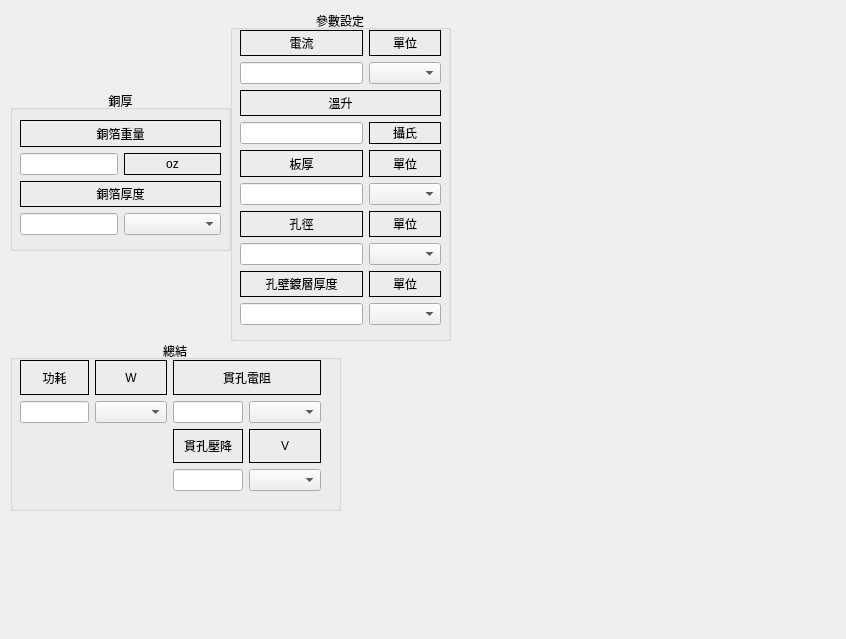
<?xml version="1.0" encoding="UTF-8"?>
<ui version="4.0">
 <class>Via_Current_cal</class>
 <widget class="QWidget" name="Via_Current_cal">
  <property name="geometry">
   <rect>
    <x>0</x>
    <y>0</y>
    <width>846</width>
    <height>639</height>
   </rect>
  </property>
  <property name="windowTitle">
   <string>Form</string>
  </property>
  <widget class="QGroupBox" name="groupBox_3">
   <property name="geometry">
    <rect>
     <x>10</x>
     <y>90</y>
     <width>221</width>
     <height>161</height>
    </rect>
   </property>
   <property name="title">
    <string>銅厚</string>
   </property>
   <property name="alignment">
    <set>Qt::AlignmentFlag::AlignCenter</set>
   </property>
   <widget class="QWidget" name="layoutWidget_2">
    <property name="geometry">
     <rect>
      <x>10</x>
      <y>30</y>
      <width>201</width>
      <height>115</height>
     </rect>
    </property>
    <layout class="QGridLayout" name="gridLayout_4" rowstretch="0,0,0,0" columnstretch="1,1">
     <item row="1" column="1">
      <widget class="QLabel" name="label_12">
       <property name="frameShape">
        <enum>QFrame::Shape::Box</enum>
       </property>
       <property name="text">
        <string>oz</string>
       </property>
       <property name="alignment">
        <set>Qt::AlignmentFlag::AlignCenter</set>
       </property>
      </widget>
     </item>
     <item row="3" column="0">
      <widget class="QLineEdit" name="thickness_lineEdit"/>
     </item>
     <item row="1" column="0">
      <widget class="QLineEdit" name="Mass_lineEdit"/>
     </item>
     <item row="3" column="1">
      <widget class="QComboBox" name="thickness_comboBox"/>
     </item>
     <item row="0" column="0" colspan="2">
      <widget class="QLabel" name="label_9">
       <property name="frameShape">
        <enum>QFrame::Shape::Box</enum>
       </property>
       <property name="text">
        <string>銅箔重量</string>
       </property>
       <property name="alignment">
        <set>Qt::AlignmentFlag::AlignCenter</set>
       </property>
      </widget>
     </item>
     <item row="2" column="0" colspan="2">
      <widget class="QLabel" name="label_10">
       <property name="frameShape">
        <enum>QFrame::Shape::Box</enum>
       </property>
       <property name="text">
        <string>銅箔厚度</string>
       </property>
       <property name="alignment">
        <set>Qt::AlignmentFlag::AlignCenter</set>
       </property>
      </widget>
     </item>
    </layout>
   </widget>
  </widget>
  <widget class="QGroupBox" name="groupBox_11">
   <property name="geometry">
    <rect>
     <x>230</x>
     <y>10</y>
     <width>221</width>
     <height>331</height>
    </rect>
   </property>
   <property name="title">
    <string>參數設定</string>
   </property>
   <property name="alignment">
    <set>Qt::AlignmentFlag::AlignCenter</set>
   </property>
   <widget class="QWidget" name="layoutWidget_11">
    <property name="geometry">
     <rect>
      <x>10</x>
      <y>20</y>
      <width>201</width>
      <height>295</height>
     </rect>
    </property>
    <layout class="QGridLayout" name="gridLayout_13" columnstretch="0,0">
     <item row="8" column="0">
      <widget class="QLabel" name="label_19">
       <property name="frameShape">
        <enum>QFrame::Shape::Box</enum>
       </property>
       <property name="text">
        <string>孔壁鍍層厚度</string>
       </property>
       <property name="alignment">
        <set>Qt::AlignmentFlag::AlignCenter</set>
       </property>
      </widget>
     </item>
     <item row="3" column="0">
      <widget class="QLineEdit" name="temp_lineEdit"/>
     </item>
     <item row="4" column="1">
      <widget class="QLabel" name="label_16">
       <property name="frameShape">
        <enum>QFrame::Shape::Box</enum>
       </property>
       <property name="text">
        <string>單位</string>
       </property>
       <property name="alignment">
        <set>Qt::AlignmentFlag::AlignCenter</set>
       </property>
      </widget>
     </item>
     <item row="4" column="0">
      <widget class="QLabel" name="label_15">
       <property name="frameShape">
        <enum>QFrame::Shape::Box</enum>
       </property>
       <property name="text">
        <string>板厚</string>
       </property>
       <property name="alignment">
        <set>Qt::AlignmentFlag::AlignCenter</set>
       </property>
      </widget>
     </item>
     <item row="3" column="1">
      <widget class="QLabel" name="label_24">
       <property name="frameShape">
        <enum>QFrame::Shape::Box</enum>
       </property>
       <property name="text">
        <string>攝氏</string>
       </property>
       <property name="alignment">
        <set>Qt::AlignmentFlag::AlignCenter</set>
       </property>
      </widget>
     </item>
     <item row="0" column="1">
      <widget class="QLabel" name="label_23">
       <property name="frameShape">
        <enum>QFrame::Shape::Box</enum>
       </property>
       <property name="text">
        <string>單位</string>
       </property>
       <property name="alignment">
        <set>Qt::AlignmentFlag::AlignCenter</set>
       </property>
      </widget>
     </item>
     <item row="8" column="1">
      <widget class="QLabel" name="label_27">
       <property name="frameShape">
        <enum>QFrame::Shape::Box</enum>
       </property>
       <property name="text">
        <string>單位</string>
       </property>
       <property name="alignment">
        <set>Qt::AlignmentFlag::AlignCenter</set>
       </property>
      </widget>
     </item>
     <item row="0" column="0">
      <widget class="QLabel" name="label_21">
       <property name="frameShape">
        <enum>QFrame::Shape::Box</enum>
       </property>
       <property name="text">
        <string>電流</string>
       </property>
       <property name="alignment">
        <set>Qt::AlignmentFlag::AlignCenter</set>
       </property>
      </widget>
     </item>
     <item row="9" column="0">
      <widget class="QLineEdit" name="HoleWallThickness"/>
     </item>
     <item row="2" column="0" colspan="2">
      <widget class="QLabel" name="label_22">
       <property name="frameShape">
        <enum>QFrame::Shape::Box</enum>
       </property>
       <property name="text">
        <string>溫升</string>
       </property>
       <property name="alignment">
        <set>Qt::AlignmentFlag::AlignCenter</set>
       </property>
      </widget>
     </item>
     <item row="6" column="0">
      <widget class="QLabel" name="label_18">
       <property name="frameShape">
        <enum>QFrame::Shape::Box</enum>
       </property>
       <property name="text">
        <string>孔徑</string>
       </property>
       <property name="alignment">
        <set>Qt::AlignmentFlag::AlignCenter</set>
       </property>
      </widget>
     </item>
     <item row="9" column="1">
      <widget class="QComboBox" name="HoleWallThickness_comboBox"/>
     </item>
     <item row="1" column="1">
      <widget class="QComboBox" name="Current_comboBox"/>
     </item>
     <item row="6" column="1">
      <widget class="QLabel" name="label_17">
       <property name="frameShape">
        <enum>QFrame::Shape::Box</enum>
       </property>
       <property name="text">
        <string>單位</string>
       </property>
       <property name="alignment">
        <set>Qt::AlignmentFlag::AlignCenter</set>
       </property>
      </widget>
     </item>
     <item row="5" column="1">
      <widget class="QComboBox" name="BoardThickness_comboBox"/>
     </item>
     <item row="1" column="0">
      <widget class="QLineEdit" name="Current_lineEdit"/>
     </item>
     <item row="5" column="0">
      <widget class="QLineEdit" name="BoardThickness"/>
     </item>
     <item row="7" column="0">
      <widget class="QLineEdit" name="ViaDiameter"/>
     </item>
     <item row="7" column="1">
      <widget class="QComboBox" name="ViaDiameter_comboBox"/>
     </item>
    </layout>
   </widget>
  </widget>
  <widget class="QLabel" name="label">
   <property name="geometry">
    <rect>
     <x>480</x>
     <y>20</y>
     <width>261</width>
     <height>311</height>
    </rect>
   </property>
   <property name="text">
    <string/>
   </property>
   <property name="pixmap">
    <pixmap resource="Scientific_computing.qrc">:/cylindrical tube.bmp</pixmap>
   </property>
   <property name="scaledContents">
    <bool>true</bool>
   </property>
  </widget>
  <widget class="QGroupBox" name="groupBox_4">
   <property name="geometry">
    <rect>
     <x>10</x>
     <y>340</y>
     <width>331</width>
     <height>171</height>
    </rect>
   </property>
   <property name="title">
    <string>總結</string>
   </property>
   <property name="alignment">
    <set>Qt::AlignmentFlag::AlignCenter</set>
   </property>
   <widget class="QWidget" name="layoutWidget_3">
    <property name="geometry">
     <rect>
      <x>10</x>
      <y>20</y>
      <width>301</width>
      <height>131</height>
     </rect>
    </property>
    <layout class="QGridLayout" name="gridLayout_5" rowstretch="0,0,0,0,0,0" columnstretch="0,0,0,0">
     <item row="2" column="2">
      <widget class="QLabel" name="label_30">
       <property name="frameShape">
        <enum>QFrame::Shape::Box</enum>
       </property>
       <property name="text">
        <string>貫孔壓降</string>
       </property>
       <property name="alignment">
        <set>Qt::AlignmentFlag::AlignCenter</set>
       </property>
      </widget>
     </item>
     <item row="1" column="3">
      <widget class="QComboBox" name="ViaImpedance_comboBox"/>
     </item>
     <item row="3" column="2">
      <widget class="QLineEdit" name="ViaVoltageDrop_lineEdit"/>
     </item>
     <item row="3" column="3">
      <widget class="QComboBox" name="ViaVoltageDrop_comboBox"/>
     </item>
     <item row="0" column="2" colspan="2">
      <widget class="QLabel" name="label_25">
       <property name="frameShape">
        <enum>QFrame::Shape::Box</enum>
       </property>
       <property name="text">
        <string>貫孔電阻</string>
       </property>
       <property name="alignment">
        <set>Qt::AlignmentFlag::AlignCenter</set>
       </property>
      </widget>
     </item>
     <item row="2" column="3">
      <widget class="QLabel" name="label_20">
       <property name="frameShape">
        <enum>QFrame::Shape::Box</enum>
       </property>
       <property name="text">
        <string>V</string>
       </property>
       <property name="alignment">
        <set>Qt::AlignmentFlag::AlignCenter</set>
       </property>
      </widget>
     </item>
     <item row="1" column="2">
      <widget class="QLineEdit" name="ViaImpedance_lineEdit"/>
     </item>
     <item row="0" column="0">
      <widget class="QLabel" name="label_29">
       <property name="frameShape">
        <enum>QFrame::Shape::Box</enum>
       </property>
       <property name="text">
        <string>功耗</string>
       </property>
       <property name="alignment">
        <set>Qt::AlignmentFlag::AlignCenter</set>
       </property>
      </widget>
     </item>
     <item row="0" column="1">
      <widget class="QLabel" name="label_26">
       <property name="frameShape">
        <enum>QFrame::Shape::Box</enum>
       </property>
       <property name="text">
        <string>W</string>
       </property>
       <property name="alignment">
        <set>Qt::AlignmentFlag::AlignCenter</set>
       </property>
      </widget>
     </item>
     <item row="1" column="0">
      <widget class="QLineEdit" name="ViaConsumption_lineEdit"/>
     </item>
     <item row="1" column="1">
      <widget class="QComboBox" name="ViaConsumption_comboBox"/>
     </item>
    </layout>
   </widget>
  </widget>
  <widget class="QLabel" name="label_2">
   <property name="geometry">
    <rect>
     <x>410</x>
     <y>350</y>
     <width>391</width>
     <height>261</height>
    </rect>
   </property>
   <property name="text">
    <string/>
   </property>
   <property name="pixmap">
    <pixmap resource="Scientific_computing.qrc">:/via_formula.jpg</pixmap>
   </property>
   <property name="scaledContents">
    <bool>true</bool>
   </property>
  </widget>
 </widget>
 <resources>
  <include location="Scientific_computing.qrc"/>
 </resources>
 <connections/>
</ui>
